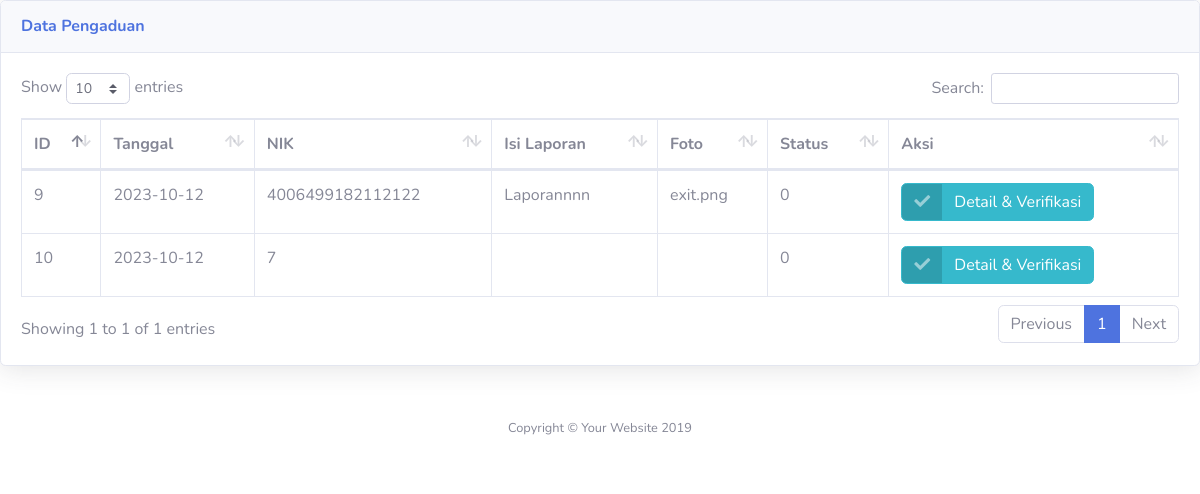
Screenshot of /petugas/verifikasi_pengaduan.php with the database file from the repository.
### tables this page shows
CREATE TABLE `pengaduan` (
  `id_pengaduan` int(11) NOT NULL,
  `tgl_pengaduan` date NOT NULL,
  `nik` char(16) NOT NULL,
  `isi_laporan` text NOT NULL,
  `foto` varchar(255) NOT NULL,
  `status` enum('0','proses','selesai') NOT NULL
);

### petugas/verifikasi_pengaduan.php (the view, shortened to what this page needs)
<!DOCTYPE html>
<html lang="en">
<head>
  <link href="vendor/fontawesome-free/css/all.min.css" rel="stylesheet" type="text/css">
  <link href="css/sb-admin-2.min.css" rel="stylesheet">
  <link href="vendor/datatables/dataTables.bootstrap4.min.css" rel="stylesheet">
</head>
<body id="page-top">
          <div class="card shadow mb-4">
            <div class="card-header py-3">
              <h6 class="m-0 font-weight-bold text-primary">Data Pengaduan</h6>
            </div>
            <div class="card-body">
              <div class="table-responsive">
                <table class="table table-bordered" id="dataTable" width="100%" cellspacing="0">
                  <thead>
                    <tr>
                      <th>ID</th>
                      <th>Tanggal</th>
                      <th>NIK</th>
                      <th>Isi Laporan</th>
                      <th>Foto</th>
                      <th>Status</th>
                      <th>Aksi</th>
                    </tr>
                  </thead>
                  <?php
                  require '../koneksi.php';
                  $sql = mysqli_query($conn, "SELECT * FROM pengaduan where status='0' ");
                  while ($data=mysqli_fetch_array($sql)) {
                  ?>
                  <tbody>
                    <tr>
                      <td><?php echo $data['id_pengaduan']?></td>
                      <td><?php echo $data['tgl_pengaduan']?></td>
                      <td><?php echo $data['nik']?></td>
                      <td><?php echo $data['isi_laporan']?></td>
                      <td><?php echo $data['foto']?></td>
                      <td><?php echo $data['status']?></td>
                      <td>
                      <a href="?url=detail_pengaduan&id=<?php echo $data['id_pengaduan'] ?>" class="btn btn-info btn-icon-split">
                        <span class="icon text-white-50">
                          <i class="fas fa-check"></i>
                        </span>
                        <span class="text">Detail & Verifikasi</span>
                      </a>
                      </td>
                    </tr>
                  </tbody>
                  <?php } ?>
                </table>
              </div>
            </div>
          </div>
      <footer class="sticky-footer bg-white">
        <div class="container my-auto">
          <div class="copyright text-center my-auto">
            <span>Copyright &copy; Your Website 2019</span>
          </div>
        </div>
      </footer>
</body>
</html>

### rows the page displays
pengaduan: id_pengaduan "9", tgl_pengaduan "2023-10-12", nik "4006499182112122", isi_laporan "Laporannnn", foto "exit.png", status "0"
pengaduan: id_pengaduan "10", tgl_pengaduan "2023-10-12", nik "7", status "0"
